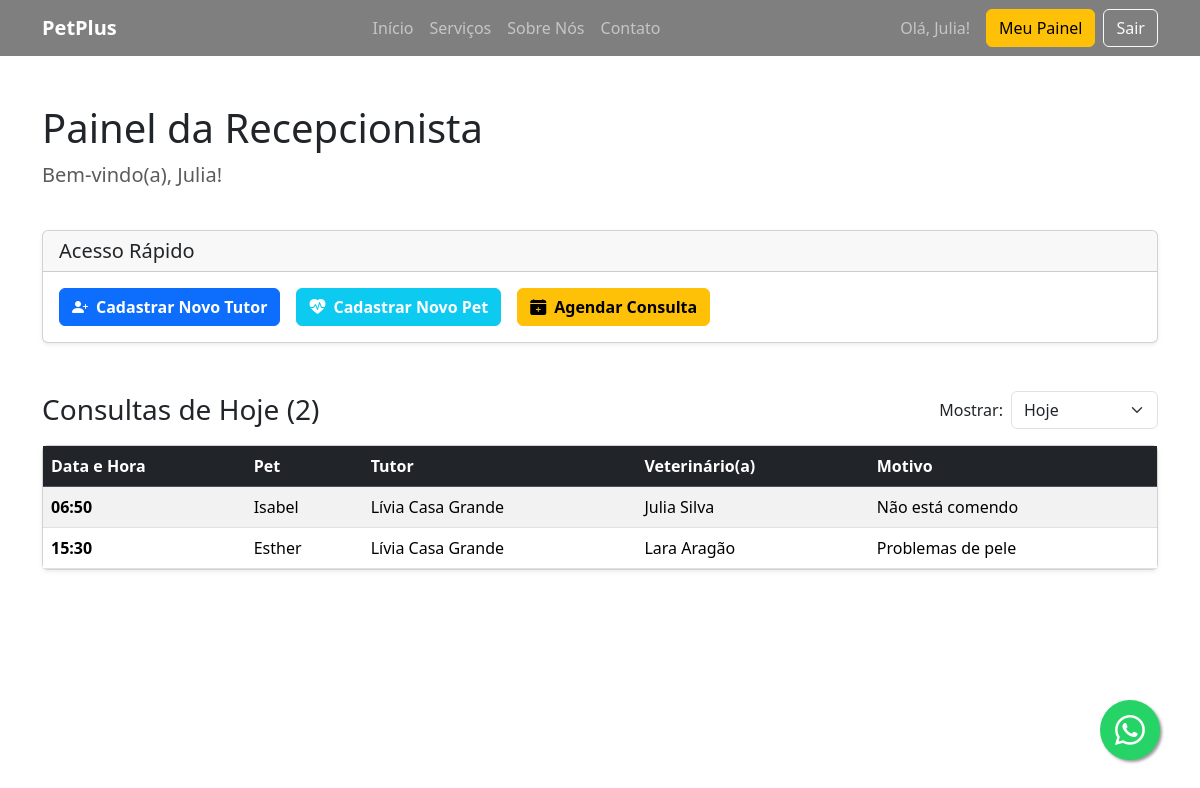
Page /painel/recepcionista/ (signed in) on the committed database.
### core/models.py (models this page shows, shortened)
class Usuario(AbstractUser):
    email = models.EmailField(unique=True)
    SEXO = [
        ('M', 'Masculino'),
        ('F', 'Feminino'),
        ('O', 'Outros'),
    ]
    cpf = models.CharField(max_length=11, unique=True, blank=False, null=False)
    telefone = models.CharField(max_length=15)
    data_nascimento = models.DateField(null=True, blank=True)
    sexo = models.CharField(max_length=1, choices=SEXO)
    endereco = models.TextField(blank=False, null=False)

class Consulta(models.Model):
    animal = models.ForeignKey(Animal, on_delete=models.CASCADE)
    veterinario = models.ForeignKey(
        settings.AUTH_USER_MODEL,
        on_delete=models.SET_NULL,
        null=True,
        limit_choices_to={'groups__name' : 'Veterinarios'}
    )
    data = models.DateTimeField(blank=False, null=False)
    motivo = models.TextField(blank=False, null=False)
    observacoes = models.TextField(blank=True)

class Animal(models.Model):
    ESPECIES = [
        ('C', 'Cachorro'),
        ('G', 'Gato'),
        ('O', 'Outros'),
    ]
    SEXO = [
        ('M', 'Macho'),
        ('F', 'Fêmea'),
    ]
    nome = models.CharField(max_length=100)
    dono = models.ForeignKey(Cliente, on_delete=models.CASCADE, related_name='animais', blank=False, null=False)
    especie = models.CharField(max_length=1, choices=ESPECIES)
    raca = models.CharField(max_length=100)
    data_nascimento = models.DateField(null=True, blank=True)
    peso = models.DecimalField(max_digits=5, decimal_places=2, null=True, blank=True)
    sexo = models.CharField(max_length=1, choices=SEXO)
    observacoes = models.TextField(blank=True)

class Cliente(models.Model):
    SEXO = [
        ('M', 'Masculino'),
        ('F', 'Feminino'),
        ('O', 'Outros'),
    ]
    ESTADO_CIVIL = [
        ('S', 'Solteiro(a)'),
        ('C', 'Casado(a)'),
        ('D', 'Divorciado(a)'),
        ('V', 'Viúvo(a)'),
    ]
    ATENDIMENTO = [
        ('W', 'Whatsapp'),
        ('E', 'Email'),
        ('A', 'Ambos'),
    ]
    nome = models.CharField(max_length=100)
    email = models.EmailField()
    cpf = models.CharField(max_length=11, unique=True, blank=False, null=False)
    telefone = models.CharField(max_length=15)
    data_nascimento = models.DateField(null=False, blank=False)
    sexo = models.CharField(max_length=1, choices=SEXO)
    estado_civil = models.CharField(max_length=1, choices=ESTADO_CIVIL)
    preferencia_de_atendimento = models.CharField(max_length=1, choices=ATENDIMENTO)
    endereco = models.TextField(blank=False, null=False)

### website/views.py (the view)
# urls.py: path('painel/recepcionista/', views.dashboard_recepcionista, name='dashboard_recepcionista'),
@login_required
def dashboard_recepcionista(request):
    filtro_selecionado = request.GET.get('filtro', request.session.get('filtro_agenda', 'hoje'))
    request.session['filtro_agenda'] = filtro_selecionado
    hoje = date.today()
    consultas = Consulta.objects.all() # Começa com todas as consultas
    filtro_label = "Todas as Consultas" # Título padrão
    if filtro_selecionado == 'hoje':
        consultas = consultas.filter(data__date=hoje)
        filtro_label = "Consultas de Hoje"
    elif filtro_selecionado == 'semana':
        inicio_semana = hoje - timedelta(days=hoje.weekday())
        fim_semana = inicio_semana + timedelta(days=6)
        consultas = consultas.filter(data__date__range=[inicio_semana, fim_semana])
        filtro_label = "Consultas desta Semana"
    elif filtro_selecionado == 'mes':
        consultas = consultas.filter(data__year=hoje.year, data__month=hoje.month)
        filtro_label = "Consultas deste Mês"
    elif filtro_selecionado == 'ano':
        consultas = consultas.filter(data__year=hoje.year)
        filtro_label = "Consultas deste Ano"
    consultas_filtradas = consultas.order_by('data')
    context = {
        'consultas': consultas_filtradas,
        'filtro_selecionado': filtro_selecionado,
        'filtro_label': filtro_label,
    }
    return render(request, 'website/dashboard_recepcionista.html', context)

### templates/website/dashboard_recepcionista.html (shortened to what this page needs)
{% extends 'base.html' %}
{% block content %}
<div class="container my-5">
    <div class="d-flex justify-content-between align-items-center mb-4">
        <div>
            <h1 class="display-6">Painel da Recepcionista</h1>
            <p class="lead text-muted">Bem-vindo(a), {{ user.first_name|default:user.username }}!</p>
        </div>
    </div>
    <div class="card shadow-sm mb-5">
        <div class="card-header">
            <h5 class="mb-0">Acesso Rápido</h5>
        </div>
        <div class="card-body d-flex gap-3">
            <a href="/admin/core/cliente/add/" class="btn btn-primary fw-bold"><i class="bi bi-person-plus-fill me-2"></i>Cadastrar Novo Tutor</a>
            <a href="/admin/core/animal/add/" class="btn btn-info fw-bold text-white"><i class="bi bi-heart-pulse-fill me-2"></i>Cadastrar Novo Pet</a>
            <a href="/admin/core/consulta/add/" class="btn btn-warning fw-bold"><i class="bi bi-calendar-plus-fill me-2"></i>Agendar Consulta</a>
        </div>
    </div>
    <div class="d-flex justify-content-between align-items-center mb-3">
        <h3 class="mb-0">{{ filtro_label }} ({{ consultas.count }})</h3>
        <form method="get" class="d-flex align-items-center gap-2">
            <label for="filtro" class="form-label mb-0">Mostrar:</label>
            <select name="filtro" id="filtro" class="form-select" style="width: auto;" onchange="this.form.submit()">
                <option value="hoje" {% if filtro_selecionado == 'hoje' %}selected{% endif %}>Hoje</option>
            </select>
        </form>
    </div>
    <div class="card shadow-sm">
        <div class="table-responsive">
            <table class="table table-striped table-hover mb-0">
                <thead class="table-dark">
                    <tr>
                        <th scope="col">Data e Hora</th>
                        <th scope="col">Pet</th>
                        <th scope="col">Tutor</th>
                        <th scope="col">Veterinário(a)</th>
                        <th scope="col">Motivo</th>
                    </tr>
                </thead>
                <tbody>
                    {% for consulta in consultas %}
                    <tr>
                        {% if filtro_selecionado != 'hoje' %}
                            <th scope="row">{{ consulta.data|date:"d/m/Y H:i" }}</th>
                        {% else %}
                             <th scope="row">{{ consulta.data|time:"H:i" }}</th>
                        {% endif %}
                        <td>{{ consulta.animal.nome }}</td>
                        <td>{{ consulta.animal.dono.nome }}</td>
                        <td>{{ consulta.veterinario.get_full_name|default:consulta.veterinario.username }}</td>
                        <td>{{ consulta.motivo }}</td>
                    </tr>
                    {% empty %}
                    <tr>
                        <td colspan="5" class="text-center text-muted py-4">
                            Nenhuma consulta encontrada para este período.
                        </td>
                    </tr>
                    {% endfor %}
                </tbody>
            </table>
        </div>
    </div>
</div>
{% endblock %}

### templates/base.html (shortened to what this page needs)
{% load static %}
<!doctype html>
<html lang="pt-br">
<head>
    <link href="https://cdn.jsdelivr.net/npm/bootstrap@5.3.7/dist/css/bootstrap.min.css" rel="stylesheet">
    <link rel="stylesheet" href="https://cdn.jsdelivr.net/npm/bootstrap-icons@1.11.3/font/bootstrap-icons.min.css">
    <link rel="stylesheet" href="{% static 'css/website.css' %}">
</head>
<body>
    <nav class="navbar navbar-expand-lg navbar-dark fixed-top">
        <div class="container">
            <a class="navbar-brand fw-bold" href="{% url 'home' %}">PetPlus</a>
            <div class="collapse navbar-collapse" id="navbarNav">
                <ul class="navbar-nav mx-auto">
                    <li class="nav-item"><a class="nav-link" href="#">Início</a></li>
                    <li class="nav-item"><a class="nav-link" href="#">Serviços</a></li>
                    <li class="nav-item"><a class="nav-link" href="#">Sobre Nós</a></li>
                    <li class="nav-item"><a class="nav-link" href="#">Contato</a></li>
                </ul>
                <div class="d-flex align-items-center">
                    {% if user.is_authenticated %}
                        <span class="navbar-text me-3">
                            Olá, {{ user.first_name|default:user.username }}!
                        </span>
                        <a href="{% url 'redirect_apos_login' %}" class="btn btn-warning me-2">Meu Painel</a>
                        <form action="{% url 'logout' %}" method="post" class="d-inline">
                            <button type="submit" class="btn btn-outline-light">Sair</button>
                        </form>
                    {% else %}
                        <a href="{% url 'login' %}" class="btn btn-outline-light">Login</a>
                    {% endif %}
                </div>
            </div>
        </div>
    </nav>
    <a href="https://api.whatsapp.com/send?phone=SEUNUMERO&text=Olá! Gostaria de mais informações." class="whatsapp-float" target="_blank">
        <i class="bi bi-whatsapp"></i>
    </a>
	<div class="container-fluid p-0">
        {% block content %}
        {% endblock %}
    </div>
</body>
</html>

### static/css/website.css (style rules this page uses)
body { padding-top: 56px; }
.navbar { background-color: rgba(0, 0, 0, 0.5) !important; backdrop-filter: blur(10px); -webkit-backdrop-filter: blur(10px); }
.whatsapp-float { position: fixed; width: 60px; height: 60px; bottom: 40px; right: 40px; background-color: #25d366; color: #FFF; border-radius: 50px; text-align: center; font-size: 30px; box-shadow: 2px 2px 3px #999; z-index: 100; display: flex; align-items: center; justify-content: center; transition: transform 0.2s ease-in-out; }

### rows in the picture
Usuario: first_name "Julia"
Consulta: data "06:50", animal.nome "Isabel", animal.dono.nome "Lívia Casa Grande", veterinario.get_full_name "Julia Silva", motivo "Não está comendo"
Consulta: data "15:30", animal.nome "Esther", animal.dono.nome "Lívia Casa Grande", veterinario.get_full_name "Lara Aragão", motivo "Problemas de pele"

### other values in the picture
{{ filtro_label }} "Consultas de Hoje"
{{ consultas.count }} "2"
